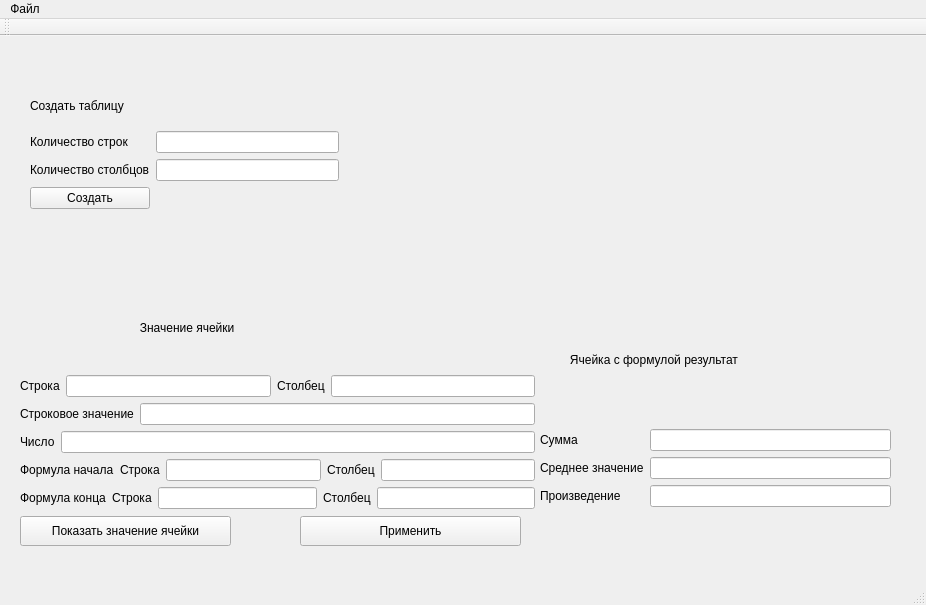
<?xml version="1.0" encoding="UTF-8"?>
<ui version="4.0">
 <class>MainWindow</class>
 <widget class="QMainWindow" name="MainWindow">
  <property name="geometry">
   <rect>
    <x>0</x>
    <y>0</y>
    <width>926</width>
    <height>605</height>
   </rect>
  </property>
  <property name="windowTitle">
   <string>MainWindow</string>
  </property>
  <widget class="QWidget" name="centralwidget">
   <widget class="QWidget" name="verticalLayoutWidget">
    <property name="geometry">
     <rect>
      <x>20</x>
      <y>250</y>
      <width>515</width>
      <height>223</height>
     </rect>
    </property>
    <layout class="QVBoxLayout" name="verticalLayout">
     <item>
      <layout class="QGridLayout" name="gridLayout_2">
       <item row="1" column="0">
        <layout class="QHBoxLayout" name="horizontalLayout">
         <item>
          <widget class="QLabel" name="label_9">
           <property name="text">
            <string>Строка</string>
           </property>
          </widget>
         </item>
         <item>
          <widget class="QLineEdit" name="value_row"/>
         </item>
         <item>
          <widget class="QLabel" name="label_10">
           <property name="text">
            <string>Столбец</string>
           </property>
          </widget>
         </item>
         <item>
          <widget class="QLineEdit" name="value_col"/>
         </item>
        </layout>
       </item>
       <item row="0" column="0">
        <widget class="QLabel" name="label_8">
         <property name="text">
          <string>                                    Значение ячейки</string>
         </property>
        </widget>
       </item>
       <item row="2" column="0">
        <layout class="QHBoxLayout" name="horizontalLayout_2">
         <item>
          <widget class="QLabel" name="label_4">
           <property name="text">
            <string>Строковое значение</string>
           </property>
          </widget>
         </item>
         <item>
          <widget class="QLineEdit" name="cell_val"/>
         </item>
        </layout>
       </item>
      </layout>
     </item>
     <item>
      <layout class="QHBoxLayout" name="horizontalLayout_3">
       <item>
        <widget class="QLabel" name="label_5">
         <property name="text">
          <string>Число</string>
         </property>
        </widget>
       </item>
       <item>
        <widget class="QLineEdit" name="cell_val_int"/>
       </item>
      </layout>
     </item>
     <item>
      <layout class="QHBoxLayout" name="horizontalLayout_4">
       <item>
        <widget class="QLabel" name="label_11">
         <property name="text">
          <string>Формула начала</string>
         </property>
        </widget>
       </item>
       <item>
        <widget class="QLabel" name="label_3">
         <property name="text">
          <string>Строка</string>
         </property>
        </widget>
       </item>
       <item>
        <widget class="QLineEdit" name="value_row_func_st">
         <property name="text">
          <string/>
         </property>
        </widget>
       </item>
       <item>
        <widget class="QLabel" name="label_12">
         <property name="text">
          <string>Столбец</string>
         </property>
        </widget>
       </item>
       <item>
        <widget class="QLineEdit" name="value_col_func_st"/>
       </item>
      </layout>
     </item>
     <item>
      <layout class="QHBoxLayout" name="horizontalLayout_5">
       <item>
        <widget class="QLabel" name="label_14">
         <property name="text">
          <string>Формула конца</string>
         </property>
        </widget>
       </item>
       <item>
        <widget class="QLabel" name="label_13">
         <property name="text">
          <string>Строка</string>
         </property>
        </widget>
       </item>
       <item>
        <widget class="QLineEdit" name="value_row_func_end"/>
       </item>
       <item>
        <widget class="QLabel" name="label_15">
         <property name="text">
          <string>Столбец</string>
         </property>
        </widget>
       </item>
       <item>
        <widget class="QLineEdit" name="value_col_func_end"/>
       </item>
      </layout>
     </item>
    </layout>
   </widget>
   <widget class="QWidget" name="gridLayoutWidget">
    <property name="geometry">
     <rect>
      <x>30</x>
      <y>50</y>
      <width>309</width>
      <height>123</height>
     </rect>
    </property>
    <layout class="QGridLayout" name="gridLayout">
     <item row="4" column="0">
      <widget class="QPushButton" name="create_table">
       <property name="text">
        <string>Создать</string>
       </property>
      </widget>
     </item>
     <item row="1" column="0">
      <widget class="QLabel" name="label">
       <property name="text">
        <string>Количество строк</string>
       </property>
      </widget>
     </item>
     <item row="0" column="0" colspan="2">
      <widget class="QLabel" name="label_7">
       <property name="text">
        <string>Создать таблицу</string>
       </property>
      </widget>
     </item>
     <item row="1" column="1">
      <widget class="QLineEdit" name="coll_n"/>
     </item>
     <item row="3" column="0">
      <widget class="QLabel" name="label_2">
       <property name="text">
        <string>Количество столбцов</string>
       </property>
      </widget>
     </item>
     <item row="3" column="1">
      <widget class="QLineEdit" name="lineEdit_3"/>
     </item>
    </layout>
   </widget>
   <widget class="QPushButton" name="pushButton">
    <property name="geometry">
     <rect>
      <x>20</x>
      <y>480</y>
      <width>211</width>
      <height>30</height>
     </rect>
    </property>
    <property name="text">
     <string>Показать значение ячейки</string>
    </property>
   </widget>
   <widget class="QPushButton" name="pushButton_2">
    <property name="geometry">
     <rect>
      <x>300</x>
      <y>480</y>
      <width>221</width>
      <height>30</height>
     </rect>
    </property>
    <property name="text">
     <string>Применить</string>
    </property>
   </widget>
   <widget class="QWidget" name="gridLayoutWidget_2">
    <property name="geometry">
     <rect>
      <x>540</x>
      <y>260</y>
      <width>351</width>
      <height>211</height>
     </rect>
    </property>
    <layout class="QGridLayout" name="gridLayout_3">
     <item row="2" column="0">
      <widget class="QLabel" name="label_16">
       <property name="text">
        <string>Сумма</string>
       </property>
      </widget>
     </item>
     <item row="4" column="0">
      <widget class="QLabel" name="label_19">
       <property name="text">
        <string>Произведение</string>
       </property>
      </widget>
     </item>
     <item row="2" column="1">
      <widget class="QLineEdit" name="value_col_2"/>
     </item>
     <item row="3" column="0">
      <widget class="QLabel" name="label_18">
       <property name="text">
        <string>Среднее значение</string>
       </property>
      </widget>
     </item>
     <item row="4" column="1">
      <widget class="QLineEdit" name="value_col_4"/>
     </item>
     <item row="3" column="1">
      <widget class="QLineEdit" name="value_col_3"/>
     </item>
     <item row="1" column="0" colspan="2">
      <layout class="QVBoxLayout" name="verticalLayout_3">
       <item>
        <widget class="QLabel" name="label_17">
         <property name="text">
          <string>         Ячейка с формулой результат</string>
         </property>
        </widget>
       </item>
      </layout>
     </item>
     <item row="5" column="0">
      <layout class="QVBoxLayout" name="verticalLayout_4"/>
     </item>
    </layout>
   </widget>
  </widget>
  <widget class="QStatusBar" name="statusbar"/>
  <widget class="QToolBar" name="toolBar">
   <property name="windowTitle">
    <string>toolBar</string>
   </property>
   <attribute name="toolBarArea">
    <enum>TopToolBarArea</enum>
   </attribute>
   <attribute name="toolBarBreak">
    <bool>false</bool>
   </attribute>
  </widget>
  <widget class="QMenuBar" name="menuBar">
   <property name="geometry">
    <rect>
     <x>0</x>
     <y>0</y>
     <width>926</width>
     <height>30</height>
    </rect>
   </property>
   <widget class="QMenu" name="save">
    <property name="title">
     <string>Файл</string>
    </property>
    <addaction name="save_2"/>
    <addaction name="action_2"/>
   </widget>
   <addaction name="save"/>
  </widget>
  <action name="save_2">
   <property name="text">
    <string>Сохранить</string>
   </property>
  </action>
  <action name="action_2">
   <property name="text">
    <string>Загрузить</string>
   </property>
  </action>
 </widget>
 <resources/>
 <connections/>
</ui>
